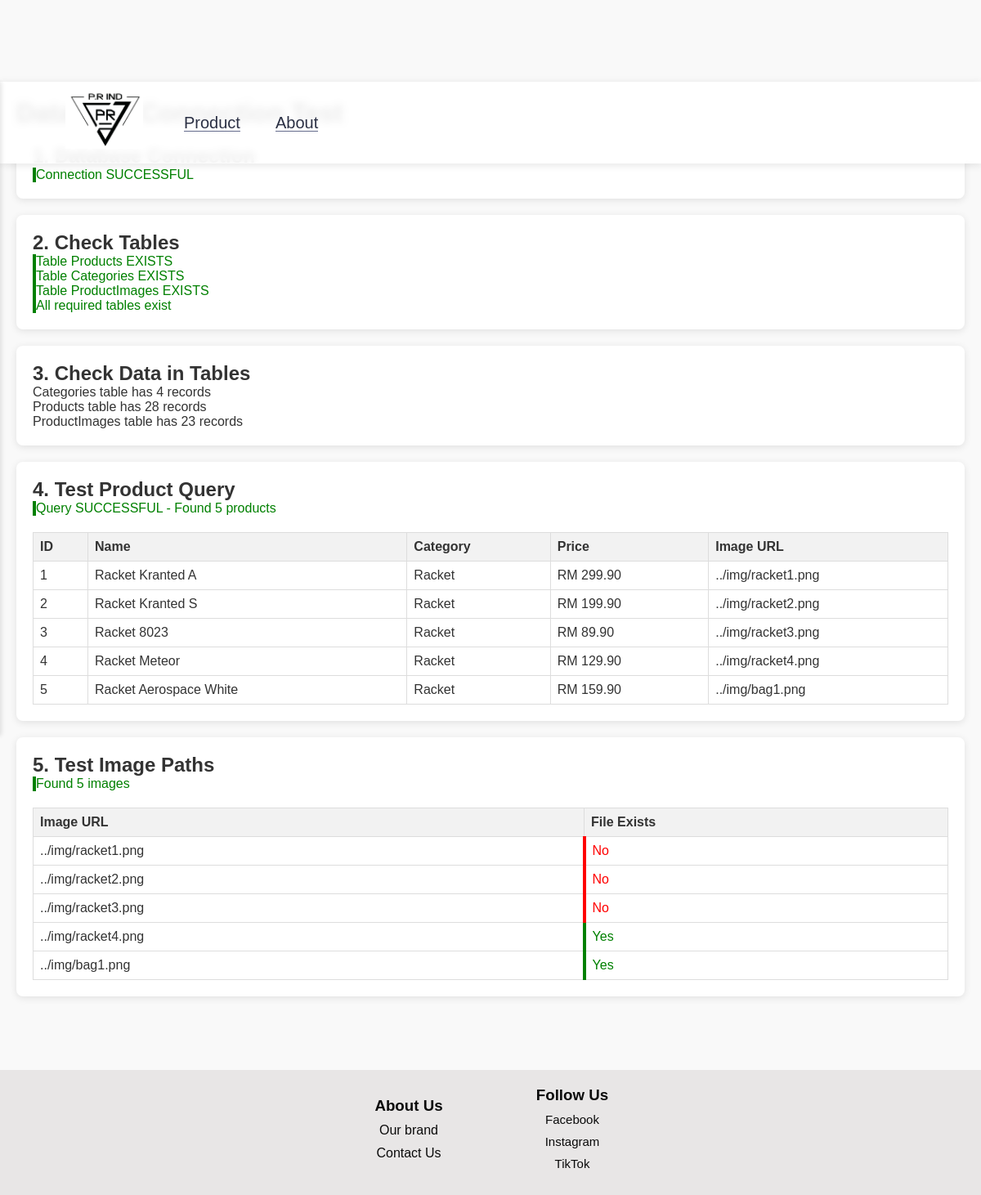
The page /Pages/test.php on the database as committed earlier.
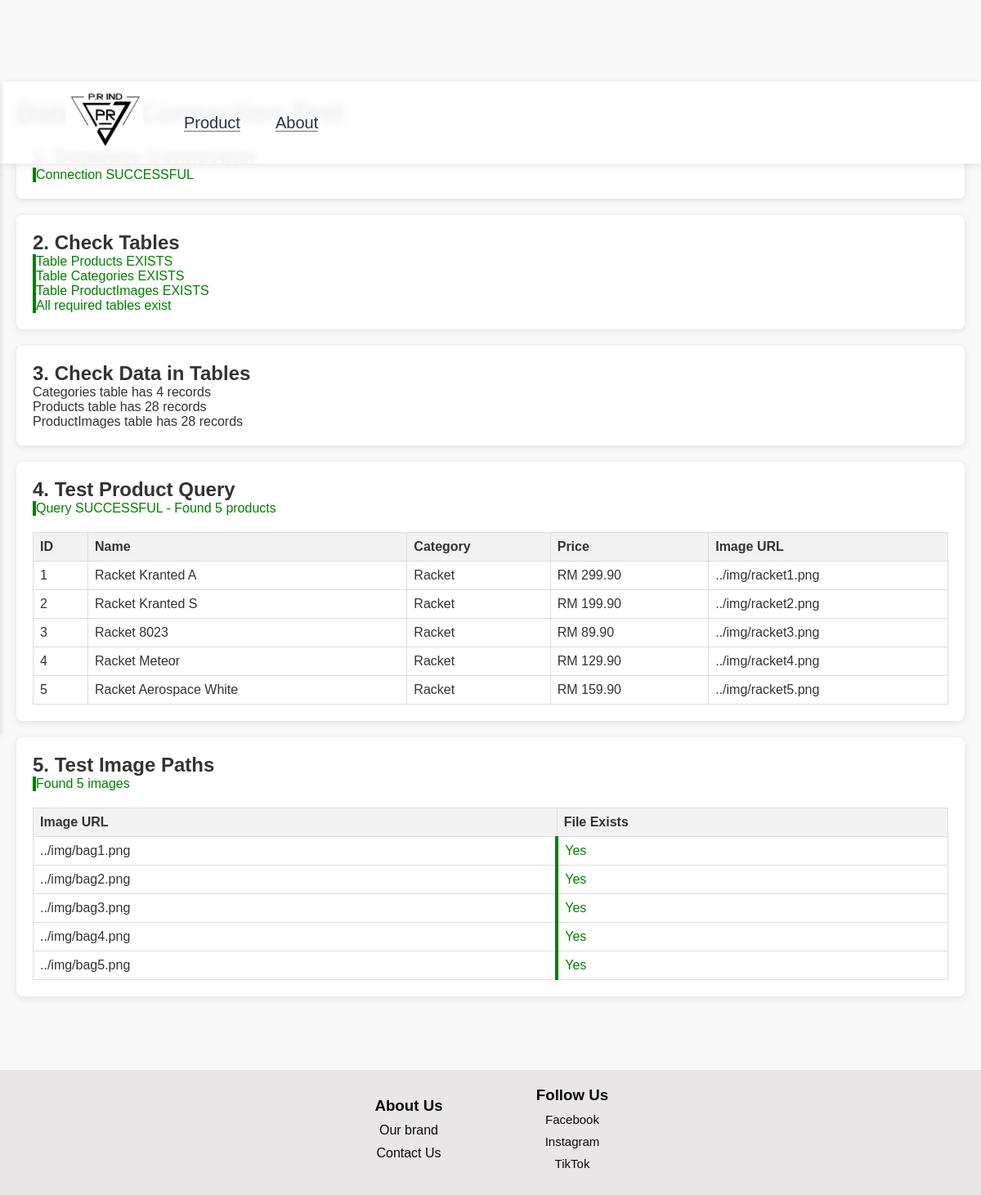
The same page on the database as committed later.
### tables this page shows
CREATE TABLE IF NOT EXISTS Products (
    productID INT AUTO_INCREMENT PRIMARY KEY,
    name VARCHAR(100) NOT NULL,
    description TEXT NOT NULL,
    price DECIMAL(13,2) NOT NULL,
    categoryID INT,
    colour VARCHAR(20),
    FOREIGN KEY (categoryID) REFERENCES Categories(categoryID),
    UNIQUE KEY unique_product_name (name)
);

CREATE TABLE IF NOT EXISTS Categories (
    categoryID INT AUTO_INCREMENT PRIMARY KEY,
    name VARCHAR(100) NOT NULL,
    description TEXT,
    UNIQUE KEY unique_category_name (name)
);

CREATE TABLE IF NOT EXISTS ProductImages (
    imageID INT AUTO_INCREMENT PRIMARY KEY,
    productID INT,
    image_url VARCHAR(255) NOT NULL,
    FOREIGN KEY (productID) REFERENCES Products(productID),
    UNIQUE KEY unique_image_url (image_url)
);

### Pages/test.php (the view, shortened to what the changed rows need)
<!DOCTYPE html>
<html lang="en">
<head>
    <link rel="stylesheet" href="../Styles/style.css">
</head>
<body>
    <div class="container">
        <h1>Database Connection Test</h1>
        <div class="test-result">
            <h2>1. Database Connection</h2>
            <?php
            $servername = "localhost";
            $username = "root";
            $password = "";
            $dbname = "pr_ind_db";
            $conn = new mysqli($servername, $username, $password, $dbname);
            ?>
        </div>
        <div class="test-result">
            <h2>2. Check Tables</h2>
            <?php
            if (!$conn->connect_error) {
                $tables = ['Products', 'Categories', 'ProductImages'];
                $allTablesExist = true;
                foreach ($tables as $table) {
                    $result = $conn->query("SHOW TABLES LIKE '$table'");
                    if ($result->num_rows > 0) {
                        echo '<div class="success">Table ' . $table . ' EXISTS</div>';
                    } else {
                        echo '<div class="error">Table ' . $table . ' DOES NOT EXIST</div>';
                        $allTablesExist = false;
                    }
                }
                if ($allTablesExist) {
                    echo '<div class="success">All required tables exist</div>';
                }
            }
            ?>
        </div>
        <div class="test-result">
            <h2>3. Check Data in Tables</h2>
            <?php
            if (!$conn->connect_error) {
                $result = $conn->query("SELECT COUNT(*) as count FROM Categories");
                $row = $result->fetch_assoc();
                echo '<div>Categories table has ' . $row['count'] . ' records</div>';
                $result = $conn->query("SELECT COUNT(*) as count FROM Products");
                $row = $result->fetch_assoc();
                echo '<div>Products table has ' . $row['count'] . ' records</div>';
                $result = $conn->query("SELECT COUNT(*) as count FROM ProductImages");
                $row = $result->fetch_assoc();
                echo '<div>ProductImages table has ' . $row['count'] . ' records</div>';
            }
            ?>
        </div>
        <div class="test-result">
            <h2>4. Test Product Query</h2>
            <?php
            if (!$conn->connect_error) {
                $sql = "SELECT p.productID, p.name, p.description, p.price, p.colour,
                               c.name as category_name, c.categoryID,
                               pi.image_url
                        FROM Products p
                        JOIN Categories c ON p.categoryID = c.categoryID
                        LEFT JOIN ProductImages pi ON p.productID = pi.productID
                        GROUP BY p.productID
                        ORDER BY p.productID
                        LIMIT 5";
                $result = $conn->query($sql);
                if ($result && $result->num_rows > 0) {
                    echo '<table>';
                    echo '<tr><th>ID</th><th>Name</th><th>Category</th><th>Price</th><th>Image URL</th></tr>';
                    while($row = $result->fetch_assoc()) {
                        echo '<tr>';
                        echo '<td>' . $row['productID'] . '</td>';
                        echo '<td>' . $row['name'] . '</td>';
                        echo '<td>' . $row['category_name'] . '</td>';
                        echo '<td>RM ' . number_format($row['price'], 2) . '</td>';
                        echo '<td>' . ($row['image_url'] ? $row['image_url'] : 'No image') . '</td>';
                        echo '</tr>';
                    }
                    echo '</table>';
                } else {
                    echo '<div class="error">Query returned 0 results or failed</div>';
                    echo '<div class="debug-info">SQL: ' . htmlspecialchars($sql) . '</div>';
                    if (!$result) {
                        echo '<div class="error">Error: ' . $conn->error . '</div>';
                    }
                }
            }
            ?>
        </div>
        <div class="test-result">
            <h2>5. Test Image Paths</h2>
            <?php
            if (!$conn->connect_error) {
                $sql = "SELECT image_url FROM ProductImages LIMIT 5";
                $result = $conn->query($sql);
                if ($result && $result->num_rows > 0) {
                    echo '<table>';
                    echo '<tr><th>Image URL</th><th>File Exists</th></tr>';
                    while($row = $result->fetch_assoc()) {
                        $imagePath = $row['image_url'];
                        $fileExists = file_exists($imagePath) ? 'Yes' : 'No';
                        $statusClass = file_exists($imagePath) ? 'success' : 'error';
                        echo '<tr>';
                        echo '<td>' . $imagePath . '</td>';
                        echo '<td class="' . $statusClass . '">' . $fileExists . '</td>';
                        echo '</tr>';
                    }
                    echo '</table>';
                }
            }
            ?>
        </div>
    </div>
</body>
</html>

Rows that differ between the two databases and show on the page:
no longer on this page (row unchanged): productimages: image_url "../img/racket1.png", image_url "No"
no longer on this page (row unchanged): productimages: image_url "../img/racket2.png", image_url "No"
no longer on this page (row unchanged): productimages: image_url "../img/racket3.png", image_url "No"
no longer on this page (row unchanged): productimages: image_url "../img/racket4.png", image_url "Yes"
changed products "Racket Aerospace White": image_url "../img/bag1.png" → "../img/racket5.png"
now on this page (row edited): productimages: image_url "../img/bag2.png", image_url "Yes"
now on this page (row edited): productimages: image_url "../img/bag3.png", image_url "Yes"
now on this page (row edited): productimages: image_url "../img/bag4.png", image_url "Yes"
now on this page (row edited): productimages: image_url "../img/bag5.png", image_url "Yes"
Other text that changed with them:
$row['count']: "23" → "28"
